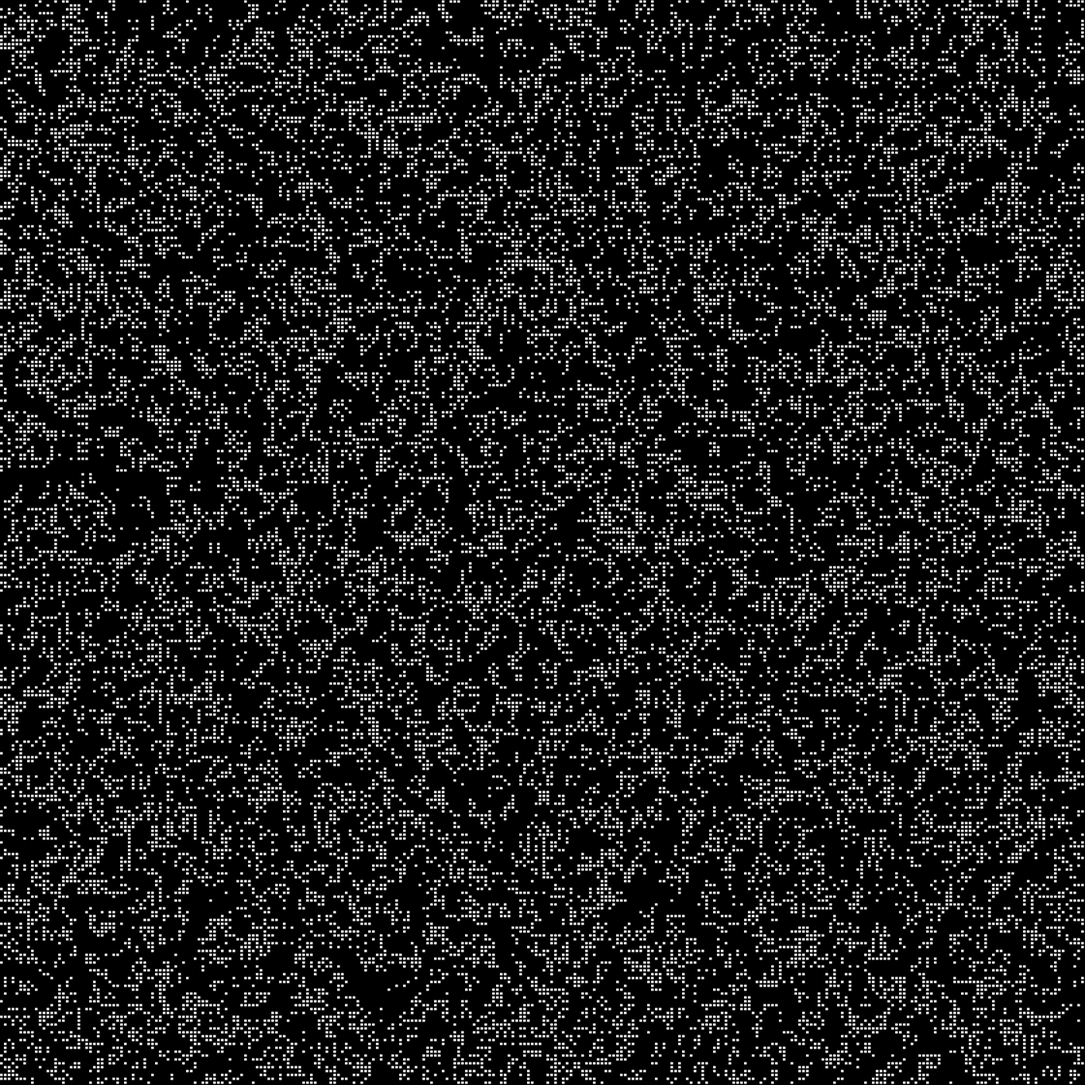
Frame 1 (no input)
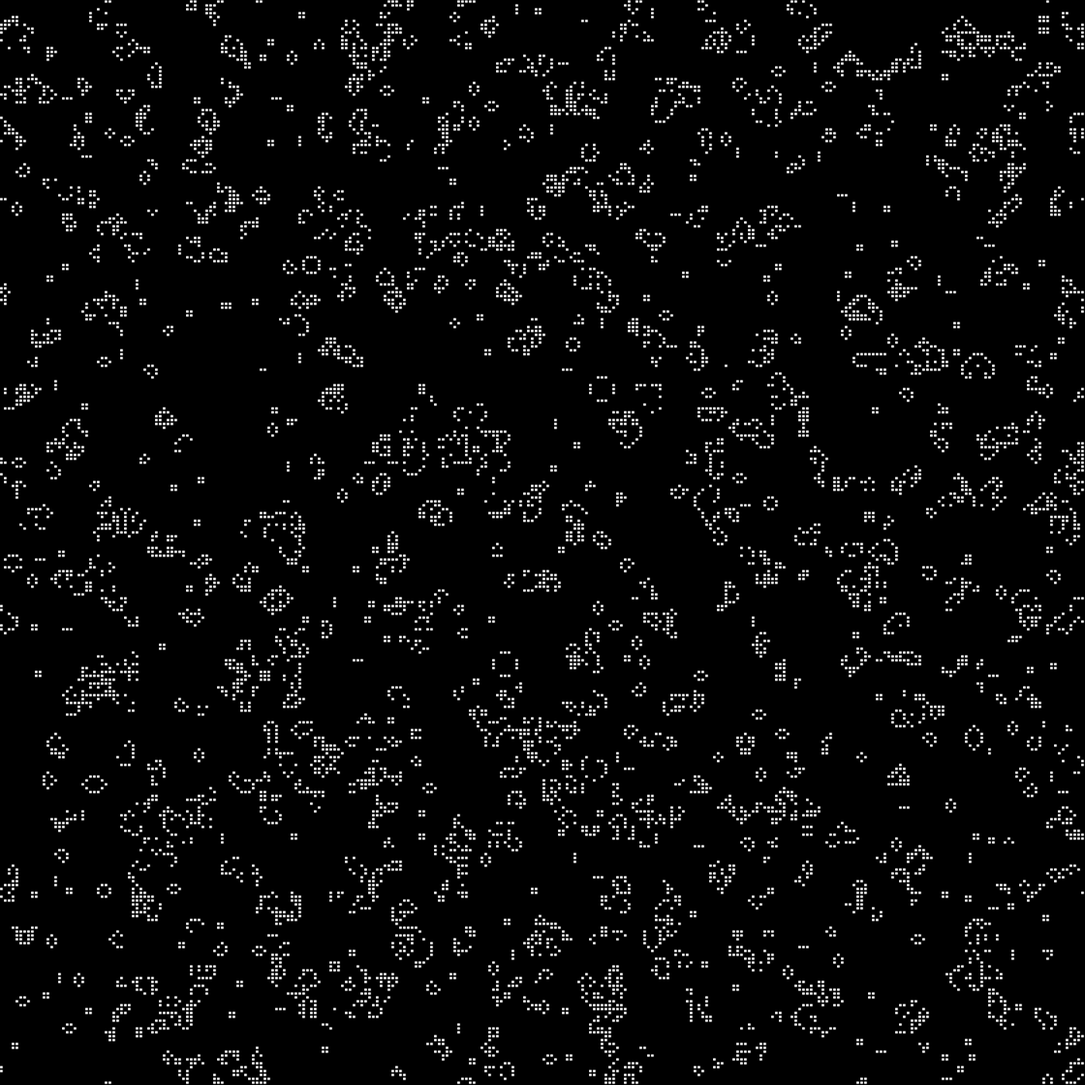
Frame 60 (no input)
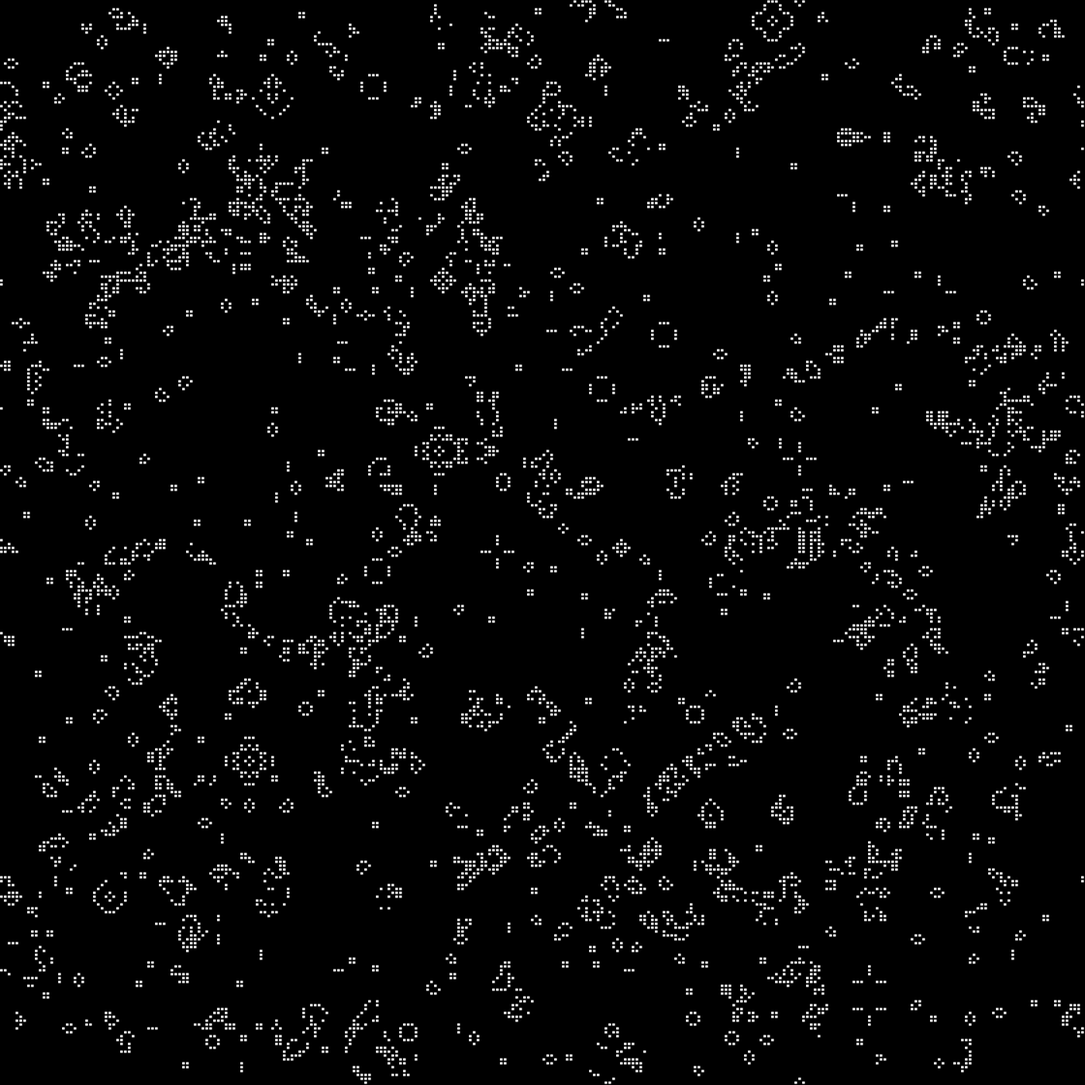
Frame 120 (the mouse pressed at the canvas centre since frame 60)

The p5.js sketch that drew these frames (run headless with seeded random() and noise() and a simulated clock; from frame 60 on, the mouse is pressed at the canvas centre):

// p5.js sketch
// ── sketch.js
function createGrid(cols, rows) {
  return Array.from({ length: cols }, () => Array(rows).fill().map(() => floor(random(2))));
}

let grid;
const cellSize = 5;

function setup() {
  createCanvas(1400, 1400);
  grid = createGrid(width / cellSize, height / cellSize);
}

function draw() {
  background(0);
  grid = grid.map((col, x) => col.map((cell, y) => {
    let neighbors = countNeighbors(x, y);
    return cell ? (neighbors === 2 || neighbors === 3 ? 1 : 0) : (neighbors === 3 ? 1 : 0);
  }));
  renderGrid();
}

function renderGrid() {
  grid.forEach((col, x) => col.forEach((cell, y) => {
    if (cell) {
      fill(255);
      stroke(0);
      rect(x * cellSize, y * cellSize, cellSize - 1, cellSize - 1);
    }
  }));
}

function countNeighbors(x, y) {
  return [-1, 0, 1].reduce((sum, dx) => sum + [-1, 0, 1].reduce((s, dy) => 
    s + (dx || dy ? grid[(x + dx + grid.length) % grid.length][(y + dy + grid[0].length) % grid[0].length] : 0), 0), 0);
}
